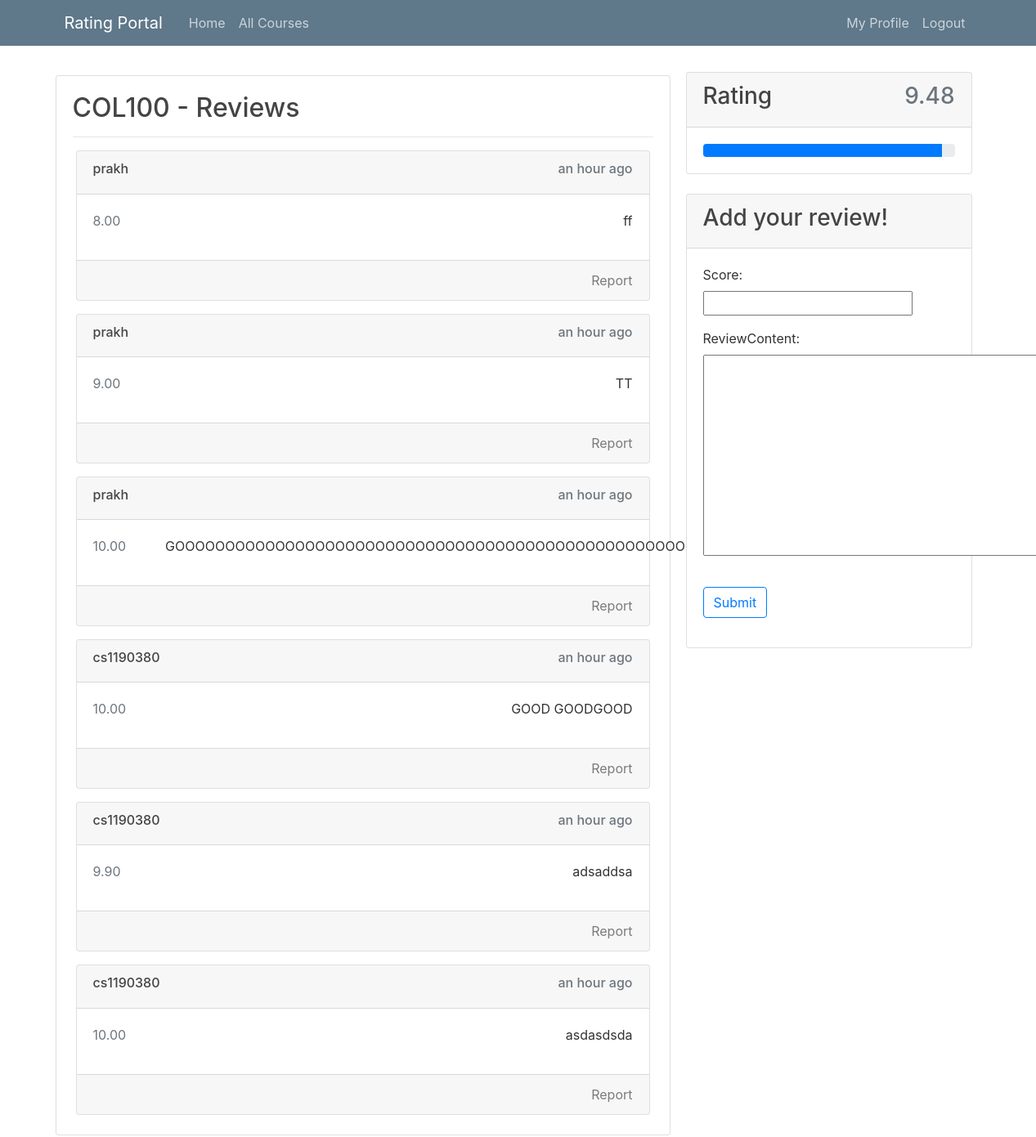
Page /course/COL100/ (signed in) on the committed database.
### review/models.py (models this page shows)
class Review(models.Model):
    score = models.DecimalField(decimal_places=2,max_digits=4)
    reviewContent = models.TextField()
    courseName = models.CharField(max_length=120)
    dateAdded = models.DateTimeField(auto_now=False, auto_now_add=True)
    author = models.ForeignKey(User, on_delete= models.CASCADE,related_name='reviews_written',default=5)
    class Meta:
        ordering =['-dateAdded']

### courses/views.py (the view)
# urls.py: path('course/<str:courseName>/',courseViews.courseView,name='course'),
def courseView(request,courseName):
    reviews,rating = recheckRatingsFor(courseName)
    courseList= getAllOf('courses')
    if courseName not in [c.courseName for c in courseList]:
        raise Http404('No such Course')
    new_comment = None
    if request.method == 'POST':
        comment_form = CommentForm(data=request.POST)
        if comment_form.is_valid():
            new_comment = comment_form.save(commit=True)
            new_comment.author = request.user
            new_comment.courseName=courseName
            new_comment.save()
            return redirect('course',courseName=courseName)
    else:
        comment_form = CommentForm()
    return render(request,'courses/coursePage.html',{'reviews':reviews,'courseName':courseName,'rating':rating,'commentForm':comment_form})

### review/forms.py
class CommentForm(forms.ModelForm):
    class Meta:
        model = Review
        fields = ('score','reviewContent')

### courses/views.py (called while the page is built)
def recheckRatingsFor(courseName):
    reviews = getAllOf('review')
    reviews = list(filter(lambda x:x.courseName==courseName,reviews))
    if len(reviews)==0:
        return [],'Unrated'
    rating = round(sum(x.score for x in reviews)/len(reviews),2)
    return reviews,rating

def getAllOf(name):
    for r in apps.get_app_config(name).get_models():
        objects = list(r.objects.all())
    return objects

### courses/templates/courses/coursePage.html (shortened to what this page needs)
{% extends "users/base.html" %}
{% load humanize %}
{% block content %}
<div class="card-body ">
    <h2>{{courseName}} - Reviews</h2>
    <hr class="hr-primary">
    {% for review in reviews %}
    <div class="card m-1 mt-3">
        <div class="card-header">
            <div class="d-flex justify-content-between">
                <h6>{{review.author.username}}</h6>
                <h6 class="text-muted">{{review.dateAdded|naturaltime}}</h6>
            </div>
        </div>
        <div class="card-body">
            <div class="d-flex justify-content-between">
                <span class="text-secondary">
                    {{review.score}}
                </span>
                <p class="ml-5">
                    {{review.reviewContent}}
                </p>
            </div>
        </div>
        <div class="card-footer text-right">
            <a class="card-link text-black-50" href="#">Report</a>
        </div>
    </div>
    {%empty%}
    <h5>No reviews yet.</h5>
    {% endfor %}
</div>
{% endblock content %}
{% block sidebar %}
<div class="col-md-4 mt-2">
    <div class="card mb-2">
        <div class="card-header">
            <div class="d-flex justify-content-between">
                <h3>Rating</h3>
                <h3 class="text-muted">{{rating}}</h3>
            </div>
        </div>
        <div class="card-body">
            <div class="progress">
                <div class="progress-bar" role="progressbar" style="width: {% widthratio rating 1 10 %}%"
                    aria-valuenow="{% widthratio rating 1 10 %}" aria-valuemin="0" aria-valuemax="100"></div>
            </div>
        </div>
    </div>
    <div class="card mt-4">
        <div class="card-header">
            <h3>Add your review!</h3>
        </div>
        <div class="card-body">
            <form method="POST">
                <fieldset class='form-group'>
                    {{ commentForm.as_p }}
                </fieldset>
                <div class="form-group">
                    <button class="btn btn-outline-primary" type="submit">Submit</button>
                </div>
            </form>
        </div>
    </div>
</div>
{% endblock sidebar %}

### users/static/main.css (style rules this page uses)
body { background: white; color: #333333; margin-top: 5rem; }
h1, h2, h3, h4, h5, h6 { color: #444444; }

### rows in the picture
Review: author.username "prakh", dateAdded "an hour ago", score "8.00", reviewContent "ff"
Review: author.username "prakh", dateAdded "an hour ago", score "9.00", reviewContent "TT"
Review: author.username "prakh", dateAdded "an hour ago", score "10.00", reviewContent "GOOOOOOOOOOOOOOOOOOOOOOOOOOOOOOOOOOOOOOOOOOOOOOOOOOOOOOOOOOOOOOOOOD"
Review: author.username "cs1190380", dateAdded "an hour ago", score "10.00", reviewContent "GOOD GOODGOOD"
Review: author.username "cs1190380", dateAdded "an hour ago", score "9.90", reviewContent "adsaddsa"
Review: author.username "cs1190380", dateAdded "an hour ago", score "10.00", reviewContent "asdasdsda"

### other values in the picture
{{ courseName }} "COL100"
{{ rating }} "9.48"
